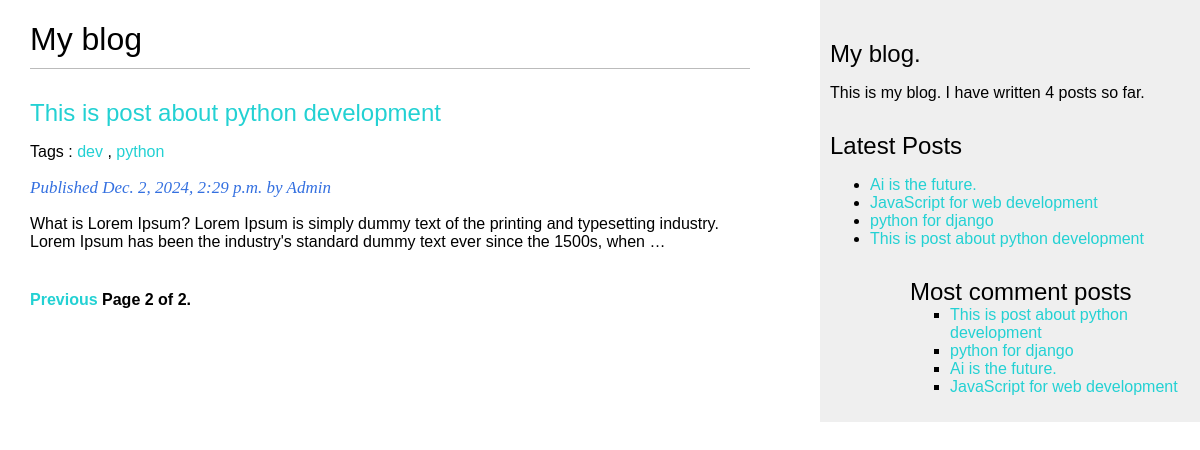
Screenshot of /blog/?page=2 with the database file from the repository.
### blog/models.py (models this page shows, shortened)
class Post(models.Model):
    class Status(models.TextChoices):
        DRAFT = 'DF' ,'Draft'
        PUBLISHED = 'PB' , 'Published'
    title = models.CharField(max_length=250)
    slug = models.SlugField(
                            max_length=250,
                            unique_for_date='publish'
                            )
    author = models.ForeignKey(
        settings.AUTH_USER_MODEL,
        on_delete=models.CASCADE,
        related_name='blog_posts'
    )
    body = models.TextField()
    publish = models.DateTimeField(default=timezone.now)
    created = models.DateTimeField(auto_now_add=True)
    updated = models.DateTimeField(auto_now=True)
    status = models.CharField(
        max_length=2,
        choices=Status,
        default=Status.DRAFT
    )
    objects = models.Manager()
    published = PublishManager()
    tags = TaggableManager()
    class Meta:
        ordering = ['-publish']
        indexes = models.Index(fields=['-publish']),
    def get_absolute_url(self):
        return reverse('blog:post_detail',
                       args=[self.publish.year,
                             self.publish.month,
                             self.publish.day,
                             self.slug])

### blog/views.py (the view)
# urls.py: path('',views.post_list,name='post_list'),
def post_list(request,tag_slug=None):
    post_list = Post.objects.all()
    tag = None
    if tag_slug:
        tag = get_object_or_404(Tag,slug=tag_slug)
        post_list =post_list.filter(tags__in=[tag])
    paginator = Paginator(post_list,3)
    page_number = request.GET.get('page',1)
    try:
        posts = paginator.page(page_number)
    except EmptyPage:
        posts = paginator.page(paginator.num_pages)
    except PageNotAnInteger:
        posts = paginator.page(1)
    return render(request,
                  'blog/post/list.html',{
                      'posts':posts,
                      'tag': tag
                  })

### blog/models.py (called while the page is built)
    def get_queryset(self):
        return (super().get_queryset().filter(status=Post.Status.PUBLISHED))

### blog/templatetags/blog_tags.py (called while the page is built)
@register.simple_tag
def total_tags():
    return Post.published.count()

@register.inclusion_tag("blog/post/latest_post.html")
def show_latest_posts(count=5):
    latest_posts = Post.published.order_by('-publish')[:5]
    return {
        'latest_posts': latest_posts
    }

@register.simple_tag
def get_comment_posts(count=5):
    return Post.published.annotate(
        total_comments = Count('comments')
    ).order_by('-total_comments')[:5]

### blog/templates/blog/post/list.html (shortened to what this page needs)
{% extends "blog/base.html" %}
{% block content %}
   <h1>My blog</h1>
   {% for post in posts %}
      <h2>
        <a href="{{post.get_absolute_url}}">{{post.title}}</a>
      </h2>
      <p class="tags">
        Tags :
        {% for tag in post.tags.all  %}
            <a href="{% url 'blog:post_list_by_tag' tag.slug %}">{{tag.name}}</a>
            {% if not forloop.last %},{% endif %}
        {% endfor %}
      </p>
      <p class="date">
        Published {{post.publish}} by {{post.author}}
      </p>
      {{post.body | truncatewords:30 | linebreaks}}
   {% endfor %}
  {% include "pagination.html" with page=posts%}
{% endblock content %}

### blog/templates/blog/base.html (shortened to what this page needs)
{% load static %}
{% load blog_tags %}
<!DOCTYPE html>
<html>
    <head>
        <link href="{% static 'css/blog.css' %}" rel="stylesheet">
    </head>
    <body>
        <div id="content">
            {% block content %}
            {% endblock content %}
        </div>
        <div id="sidebar">
            <h2>My blog.</h2>
            <p>This is my blog.
              I have written {% total_tags %} posts so far.
            </p>
            <h2>Latest Posts</h2>
            {% show_latest_posts 3 %}
            <h2>Most comment posts</h2>
            {% get_comment_posts as most_comment_post %}
            <ul>
                {% for post in most_comment_post %}
                  <li>
                    <a href="{{post.get_absolute_url}}">{{post.title}}</a>
                  </li>
                {% endfor %}
            </ul>
        </div>
    </body>
</html>

### blog/templates/blog/post/latest_post.html
<ul>
    {% for post in latest_posts %}
      <li>
         <a href="{{post.get_absolute_url}}">{{post.title}}</a>
      </li>
    {% endfor %}
<ul>

### blog/static/css/blog.css (style rules this page uses)
body { margin: 0; padding: 0; font-family: Helvetica, sans-serif; }
a { color: rgb(35, 209 ,211); text-decoration: none; }
h1 { font-weight: normal; border-bottom: 1px solid #bbb; padding: 0 0 10px 0; }
h2 { font-weight: normal; margin: 30px 0 0; }
#content { float: left; width: 60%; padding: 0 0 0 30px; }
#sidebar { float: right; width: 30%; padding: 10px; background: #efefef; height: 100%; }
p.date { color: #3470e0; font-family: Georgia, serif; font-size: 17px; font-style: italic; }

### rows the page displays
Post: title "This is post about python development", publish "Dec. 2, 2024, 2:29 p.m.", author "Admin", body "What is Lorem Ipsum? Lorem Ipsum is simply dummy text of the printing and typesetting industry. Lorem Ipsum has been the industry's standard dummy text ever since the 1500s, when …"
Tag: name "dev"
Tag: name "python"
Post: title "Ai is the future."
Post: title "JavaScript for web development"
Post: title "python for django"

### other values shown
{{ page.number }} "2"
{{ page.paginator.num_pages }} "2"
